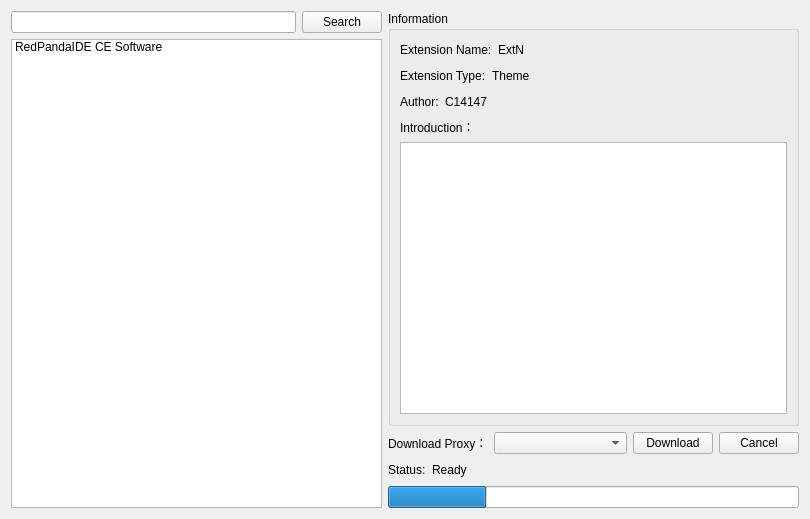
<?xml version="1.0" encoding="UTF-8"?>
<ui version="4.0">
 <class>ExtensionsWidget</class>
 <widget class="QWidget" name="ExtensionsWidget">
  <property name="geometry">
   <rect>
    <x>0</x>
    <y>0</y>
    <width>810</width>
    <height>519</height>
   </rect>
  </property>
  <property name="windowTitle">
   <string>Form</string>
  </property>
  <layout class="QHBoxLayout" name="horizontalLayout_8">
   <item>
    <layout class="QVBoxLayout" name="verticalLayout_6">
     <item>
      <layout class="QHBoxLayout" name="horizontalLayout_7">
       <item>
        <widget class="QLineEdit" name="extLineEdit"/>
       </item>
       <item>
        <widget class="QPushButton" name="searchButton">
         <property name="text">
          <string>Search</string>
         </property>
        </widget>
       </item>
      </layout>
     </item>
     <item>
      <widget class="QListWidget" name="extList">
       <property name="sizePolicy">
        <sizepolicy hsizetype="Expanding" vsizetype="Expanding">
         <horstretch>3</horstretch>
         <verstretch>0</verstretch>
        </sizepolicy>
       </property>
       <item>
        <property name="text">
         <string>RedPandaIDE CE Software</string>
        </property>
       </item>
      </widget>
     </item>
    </layout>
   </item>
   <item>
    <layout class="QVBoxLayout" name="verticalLayout_5">
     <item>
      <widget class="QGroupBox" name="infoBox">
       <property name="sizePolicy">
        <sizepolicy hsizetype="Preferred" vsizetype="Preferred">
         <horstretch>7</horstretch>
         <verstretch>0</verstretch>
        </sizepolicy>
       </property>
       <property name="title">
        <string>Information</string>
       </property>
       <layout class="QVBoxLayout" name="verticalLayout_2">
        <item>
         <layout class="QHBoxLayout" name="horizontalLayout_2">
          <item>
           <widget class="QLabel" name="label_2">
            <property name="text">
             <string>Extension Name:</string>
            </property>
           </widget>
          </item>
          <item>
           <widget class="QLabel" name="extName">
            <property name="text">
             <string>ExtN</string>
            </property>
           </widget>
          </item>
          <item>
           <spacer name="horizontalSpacer_2">
            <property name="orientation">
             <enum>Qt::Orientation::Horizontal</enum>
            </property>
            <property name="sizeHint" stdset="0">
             <size>
              <width>40</width>
              <height>20</height>
             </size>
            </property>
           </spacer>
          </item>
         </layout>
        </item>
        <item>
         <layout class="QHBoxLayout" name="horizontalLayout_3">
          <item>
           <widget class="QLabel" name="label_4">
            <property name="text">
             <string>Extension Type:</string>
            </property>
           </widget>
          </item>
          <item>
           <widget class="QLabel" name="extType">
            <property name="text">
             <string>Theme</string>
            </property>
           </widget>
          </item>
          <item>
           <spacer name="horizontalSpacer_3">
            <property name="orientation">
             <enum>Qt::Orientation::Horizontal</enum>
            </property>
            <property name="sizeHint" stdset="0">
             <size>
              <width>40</width>
              <height>20</height>
             </size>
            </property>
           </spacer>
          </item>
         </layout>
        </item>
        <item>
         <layout class="QHBoxLayout" name="horizontalLayout_4">
          <item>
           <widget class="QLabel" name="label_6">
            <property name="text">
             <string>Author:</string>
            </property>
           </widget>
          </item>
          <item>
           <widget class="QLabel" name="extAuthor">
            <property name="text">
             <string>C14147</string>
            </property>
           </widget>
          </item>
          <item>
           <spacer name="horizontalSpacer_4">
            <property name="orientation">
             <enum>Qt::Orientation::Horizontal</enum>
            </property>
            <property name="sizeHint" stdset="0">
             <size>
              <width>40</width>
              <height>20</height>
             </size>
            </property>
           </spacer>
          </item>
         </layout>
        </item>
        <item>
         <layout class="QVBoxLayout" name="verticalLayout">
          <item>
           <widget class="QLabel" name="label_8">
            <property name="text">
             <string>Introduction：</string>
            </property>
           </widget>
          </item>
          <item>
           <widget class="QPlainTextEdit" name="introductionEdit">
            <property name="readOnly">
             <bool>true</bool>
            </property>
           </widget>
          </item>
         </layout>
        </item>
       </layout>
      </widget>
     </item>
     <item>
      <layout class="QVBoxLayout" name="verticalLayout_4">
       <item>
        <layout class="QHBoxLayout" name="horizontalLayout_6">
         <item>
          <layout class="QHBoxLayout" name="horizontalLayout">
           <item>
            <widget class="QLabel" name="label">
             <property name="text">
              <string>Download Proxy：</string>
             </property>
            </widget>
           </item>
           <item>
            <widget class="QComboBox" name="cbProxy">
             <item>
              <property name="text">
               <string/>
              </property>
             </item>
             <item>
              <property name="text">
               <string>https://wget.la/</string>
              </property>
             </item>
             <item>
              <property name="text">
               <string>https://ghfast.top/</string>
              </property>
             </item>
             <item>
              <property name="text">
               <string>https://ghproxy.net/</string>
              </property>
             </item>
            </widget>
           </item>
          </layout>
         </item>
         <item>
          <widget class="QPushButton" name="downloadButton">
           <property name="text">
            <string>Download</string>
           </property>
          </widget>
         </item>
         <item>
          <widget class="QPushButton" name="cancelButton">
           <property name="text">
            <string>Cancel</string>
           </property>
          </widget>
         </item>
        </layout>
       </item>
       <item>
        <layout class="QVBoxLayout" name="verticalLayout_3">
         <item>
          <layout class="QHBoxLayout" name="horizontalLayout_5">
           <item>
            <widget class="QLabel" name="label_9">
             <property name="text">
              <string>Status:</string>
             </property>
            </widget>
           </item>
           <item>
            <widget class="QLabel" name="statusLabel">
             <property name="text">
              <string>Ready</string>
             </property>
            </widget>
           </item>
           <item>
            <spacer name="horizontalSpacer">
             <property name="orientation">
              <enum>Qt::Orientation::Horizontal</enum>
             </property>
             <property name="sizeHint" stdset="0">
              <size>
               <width>40</width>
               <height>20</height>
              </size>
             </property>
            </spacer>
           </item>
          </layout>
         </item>
         <item>
          <widget class="QProgressBar" name="progressBar">
           <property name="value">
            <number>24</number>
           </property>
           <property name="textVisible">
            <bool>false</bool>
           </property>
           <property name="textDirection">
            <enum>QProgressBar::Direction::TopToBottom</enum>
           </property>
          </widget>
         </item>
        </layout>
       </item>
      </layout>
     </item>
    </layout>
   </item>
  </layout>
 </widget>
 <resources>
  <include location="icons.qrc"/>
 </resources>
 <connections/>
</ui>
